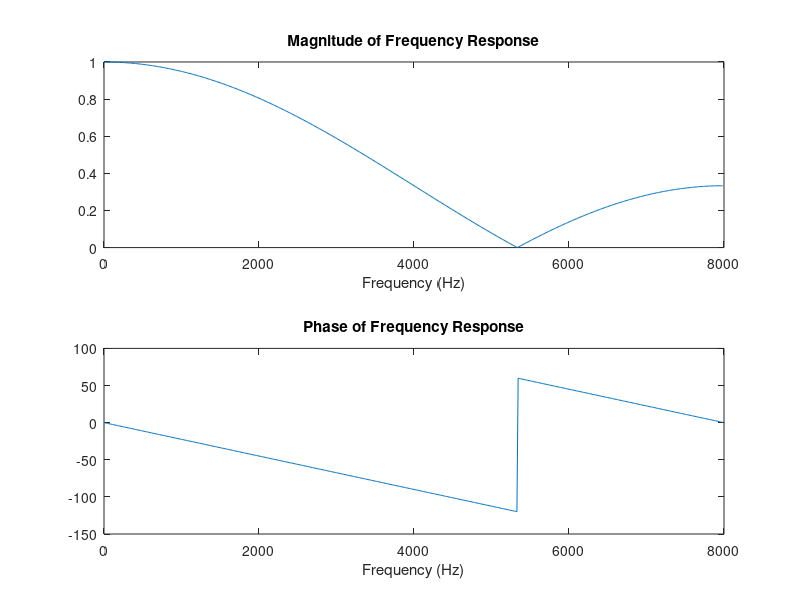

MATLAB code to generate this figure:
% find the frequency response for a system using freqz()

b = [ 1/3, 1/3, 1/3 ];
a = 1;

N = 512;
fs = 16000;

[h,f] = freqz(b,a,N,fs);

mag = abs(h);
ph = angle(h);

subplot(2,1,1)
plot(f,mag)
title('Magnitude of Frequency Response')
xlabel('Frequency (Hz)')

subplot(2,1,2)
plot(f,ph*180/pi)
title('Phase of Frequency Response')
xlabel('Frequency (Hz)')

